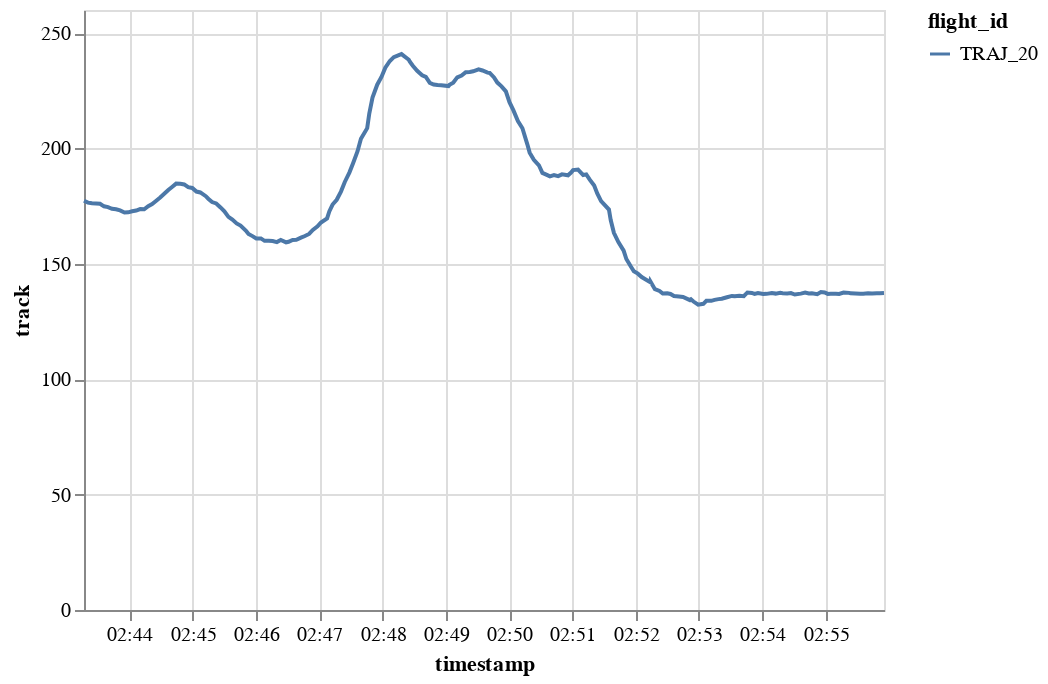

This figure's notebook cell:
### Code cell
generated.chart().encode(alt.Y("track"), alt.X("timestamp"), alt.Color("flight_id"))

### Figure 1 — Vega-Lite specification as saved in the notebook (floating-point values rounded to 4 significant figures; data arrays with more than 128 entries replaced by an {"elided": "..."} marker saying what was removed)
{"config": {"view": {"continuousWidth": 400, "continuousHeight": 300}}, "data": {"name": "data-caa5fce0a6f188e9c8842535d4953007"}, "mark": "line", "encoding": {"color": {"type": "nominal", "field": "flight_id"}, "x": {"type": "temporal", "field": "timestamp"}, "y": {"type": "quantitative", "field": "track"}}, "$schema": "https://vega.github.io/schema/vega-lite/v4.8.1.json", "datasets": {"data-caa5fce0a6f188e9c8842535d4953007": {"elided": "200 records"}}}
